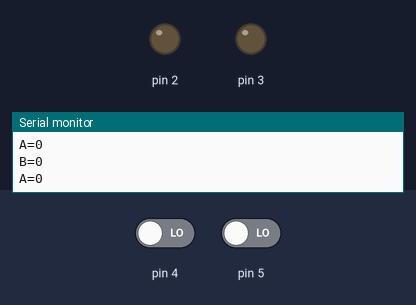
The sketch below on a simulated Arduino Uno, built with avr-gcc and run on an emulated ATmega328P. Parts: output pins drawn as LEDs (lit = HIGH), the last lines printed to the serial monitor. Inputs (shaded band) come from the test bench; at power-on: pin 4 LOW, pin 5 LOW.

Above: at 1.2 s.
1.3 s: pin 4 driven HIGH
At 2.5 s:
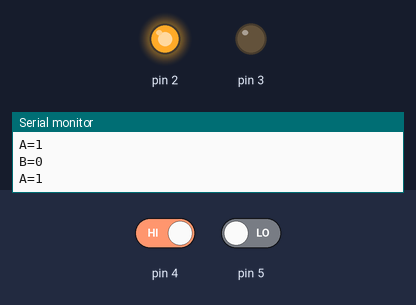
2.8 s: pin 5 driven HIGH
At 3.8 s:
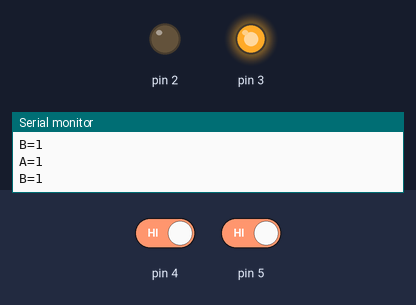
4.3 s: pin 5 driven LOW
At 4.9 s:
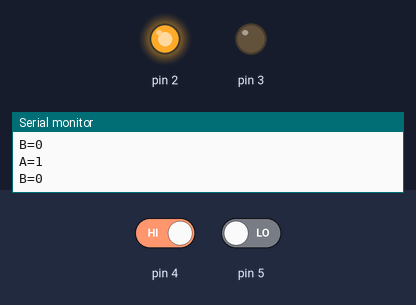
5.8 s: pin 4 driven LOW
At 6.4 s:
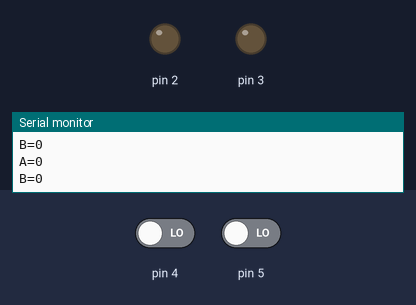
Timing chart, 0 to 8.3 s (numbered marks = the images above; inputs shaded):
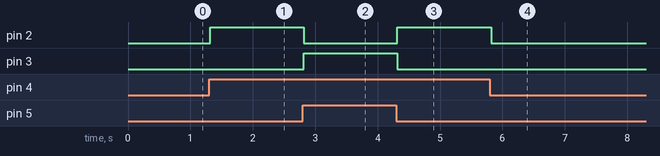

Measured:
- after the input at 1.3 s, pin 2: LOW → HIGH at once
- after the input at 2.8 s, pin 2: HIGH → LOW at once; pin 3: LOW → HIGH at once
- after the input at 4.3 s, pin 2: LOW → HIGH at once; pin 3: HIGH → LOW at once
- after the input at 5.8 s, pin 2: HIGH → LOW at once

The sketch:

half_adder_software_process.ino
```cpp
// C++ code
//
void setup()
{
  pinMode(2, OUTPUT);
  pinMode(3, OUTPUT);
  pinMode(4, INPUT);
  pinMode(5, INPUT);
  Serial.begin(9600);
}

void loop()
{
  int A = digitalRead(4);
  Serial.print("A=");
  Serial.println(A);
  int B = digitalRead(5);
  Serial.print("B=");
  Serial.println(B);
  digitalWrite(2, A ^ B); // Co
  digitalWrite(3, A & B); // S
  Serial.println();
}
```
